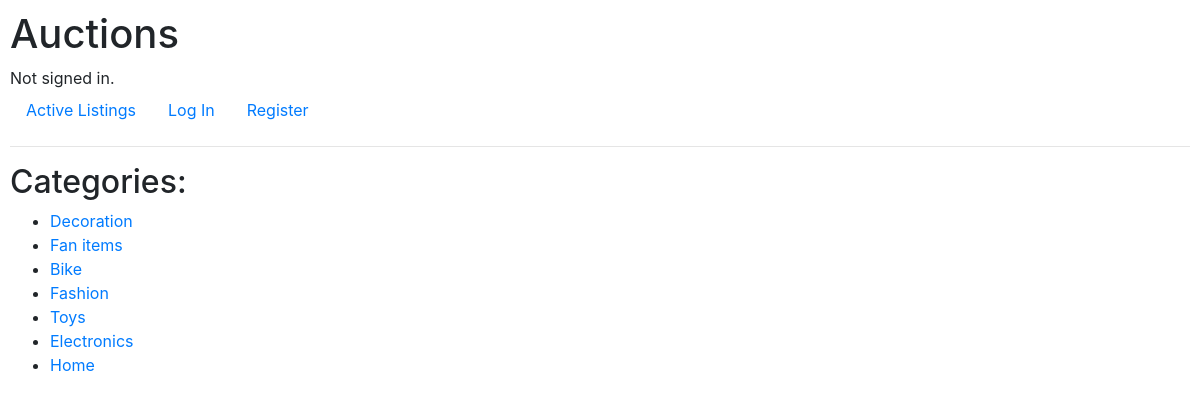
The page /categories on the database its author committed.
### auctions/models.py (models this page shows)
class Category(models.Model):
    name = models.CharField(max_length=30)

### auctions/views.py (the view)
# urls.py: path("categories", views.categories, name="categories"),
def categories(request):
    return render(request, "auctions/categories.html", {
        "categories": Category.objects.all()
    })

### auctions/templates/auctions/categories.html
{% extends "auctions/layout.html" %}
{% block body %}
    <h2>Categories:</h2>
    <ul>
        {% for category in categories %}
            <li><a href="{% url 'category' category.id  %}">{{ category.name }}</a></li>
        {% endfor %}
    </ul>
{% endblock %}

### auctions/static/auctions/styles.css (style rules this page uses)
body { padding: 10px; }

### rows shown on the page
Category: name "Decoration"
Category: name "Fan items"
Category: name "Bike"
Category: name "Fashion"
Category: name "Toys"
Category: name "Electronics"
Category: name "Home"
